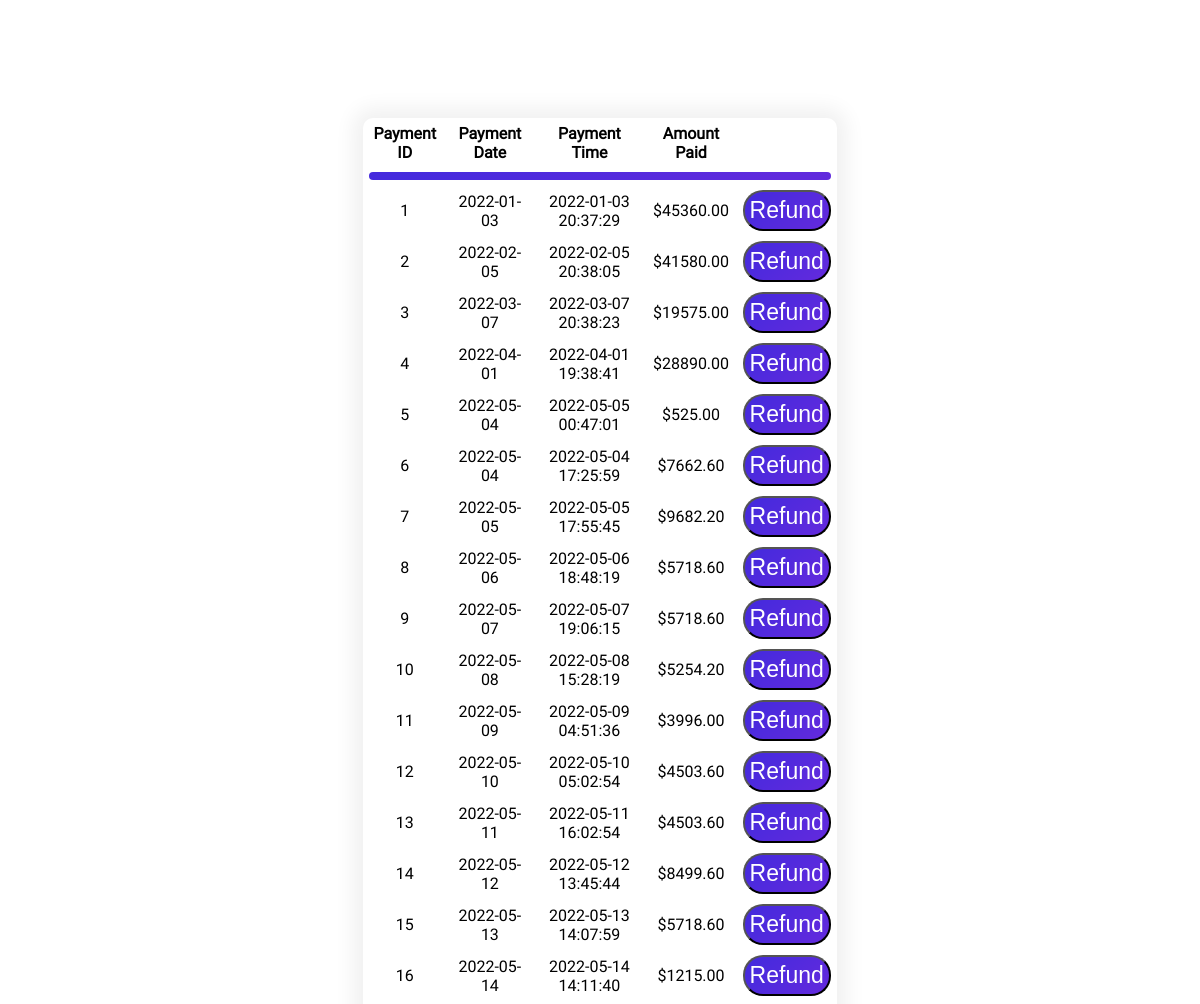
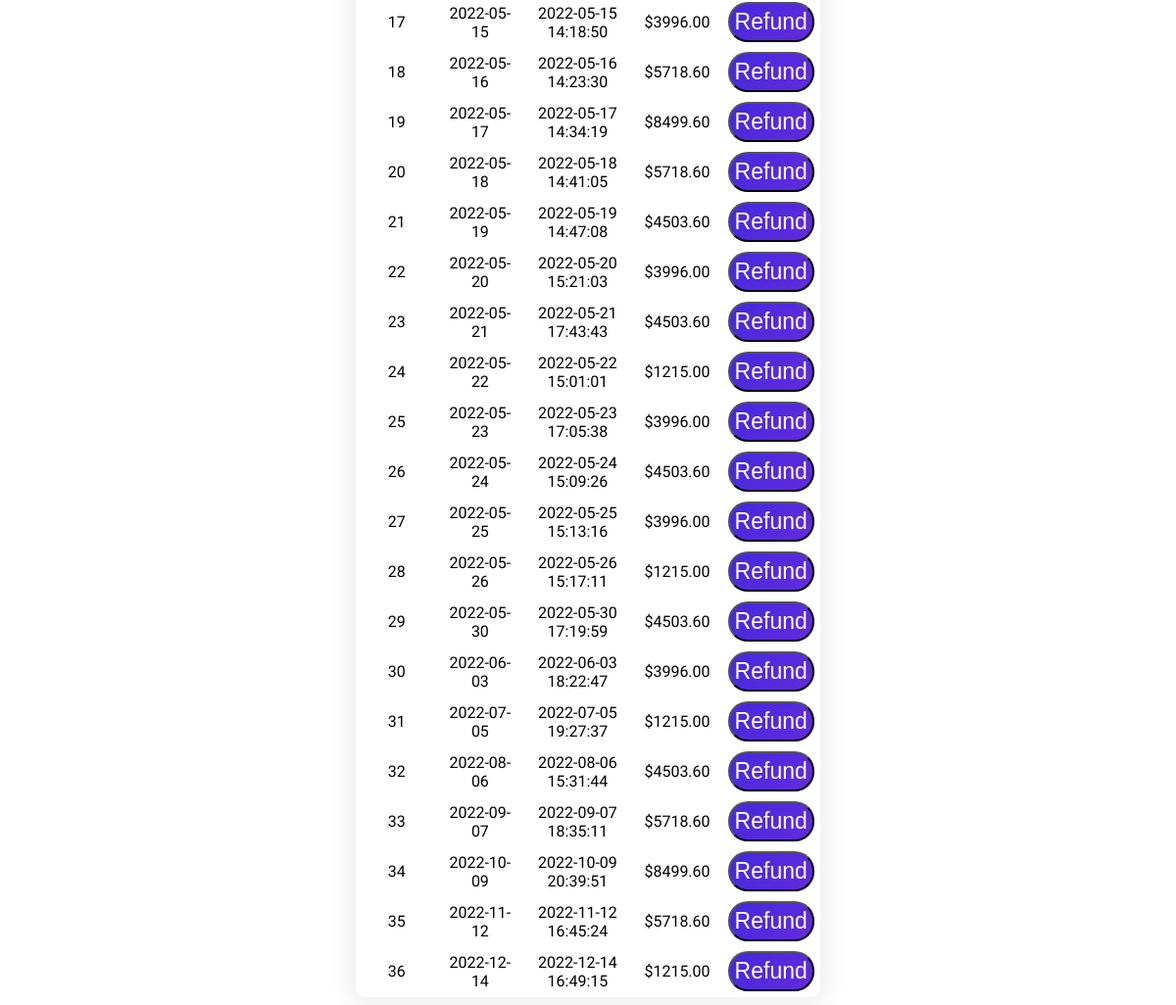
Page /payment/refundPage.php on the committed database (2 pictures, top to bottom).
### tables this page shows
CREATE TABLE `payment` (
  `payment_ID` int(11) NOT NULL,
  `invoice_ID_fk` int(11) NOT NULL,
  `amount_paid` decimal(10,2) NOT NULL,
  `payment_date` date NOT NULL,
  `payment_time` timestamp NOT NULL DEFAULT current_timestamp() ON UPDATE current_timestamp(),
  `is_refunded` tinyint(1) NOT NULL,
  `balance_due` decimal(10,2) NOT NULL
);

### payment/refundPage.php (the view, shortened to what this page needs)
<?php
include('../invoice/db_connect.php');
$stmt = $conn ->query('SELECT * FROM payment');
$payments = $stmt -> fetchALL(PDO::FETCH_ASSOC);
?>
<!DOCTYPE html>
<html lang="en">
<head>
    <link rel="stylesheet" href="../css/refundPage.css">
</head>
<body>
    <table>
            <tr>
                <th>Payment ID</th>
                <th>Payment Date</th>
                <th>Payment Time</th>
                <th>Amount Paid</th>
                <th> </th>
            </tr>
           <tr>
               <td colspan="5"><div id="colorbox">  </div></td>
           </tr>
            <?php
                for($i =0; $i<count($payments); $i++){
                   if($payments[$i]['is_refunded'] == 0){
                    echo '<tr><td>'. $payments[$i]['payment_ID'].'</td>';
                    echo '<td>'. $payments[$i]['payment_date'].'</td>';
                    echo '<td>'. $payments[$i]['payment_time'] .'</td>';
                    echo '<td>'. "$". $payments[$i]['amount_paid'].'</td>';
                    echo '<td>'.'<form method="POST" action="refundForm.php" >
                                 <input type="hidden" name="id" value='.$payments[$i]['payment_ID'].'>
                                 <input type="hidden" name="amount" value='.$payments[$i]['amount_paid'].'>
                                 <input type="submit" name="submit" class="submit" value="Refund">
                                 </form>'.'</td>';
                   }
                }
            ?>
        </table>
</body>
</html>

### css/refundPage.css (style rules this page uses)
body { background-image: url(../Assets/refundpageBG.png); background-repeat: no-repeat; background-attachment: fixed; background-size: cover; }
#colorbox { background-image: linear-gradient(135.76deg, #452ADD 7.5%, #602add 88.59%); border-radius:10px; min-height: 8px; }
table { font-family: roboto-black; margin-left: auto; margin-right: auto; margin-top: 10%; width: 40%; border-radius:10px; box-shadow: 0px 0px 20px 10px rgba(0, 0, 0, 0.06); transition: 0.3s; }
td, th { text-align: center; padding: 4px; font-family: roboto-regular; }
th { border-bottom: 1px; }
.submit { width: 100%; font-size: 23px; background: linear-gradient(135.76deg,#452ADD 7.5%, #602add 88.59%); color: #fff; cursor: pointer; padding: 5px; border-radius:20px; }

### rows in the picture
payment: payment_ID "1", payment_date "2022-01-03", payment_time "2022-01-03 20:37:29", amount_paid "45360.00"
payment: payment_ID "2", payment_date "2022-02-05", payment_time "2022-02-05 20:38:05", amount_paid "41580.00"
payment: payment_ID "3", payment_date "2022-03-07", payment_time "2022-03-07 20:38:23", amount_paid "19575.00"
payment: payment_ID "4", payment_date "2022-04-01", payment_time "2022-04-01 19:38:41", amount_paid "28890.00"
payment: payment_ID "5", payment_date "2022-05-04", payment_time "2022-05-05 00:47:01", amount_paid "525.00"
payment: payment_ID "6", payment_date "2022-05-04", payment_time "2022-05-04 17:25:59", amount_paid "7662.60"
payment: payment_ID "7", payment_date "2022-05-05", payment_time "2022-05-05 17:55:45", amount_paid "9682.20"
payment: payment_ID "8", payment_date "2022-05-06", payment_time "2022-05-06 18:48:19", amount_paid "5718.60"
payment: payment_ID "9", payment_date "2022-05-07", payment_time "2022-05-07 19:06:15", amount_paid "5718.60"
payment: payment_ID "10", payment_date "2022-05-08", payment_time "2022-05-08 15:28:19", amount_paid "5254.20"
payment: payment_ID "11", payment_date "2022-05-09", payment_time "2022-05-09 04:51:36", amount_paid "3996.00"
payment: payment_ID "12", payment_date "2022-05-10", payment_time "2022-05-10 05:02:54", amount_paid "4503.60"
payment: payment_ID "13", payment_date "2022-05-11", payment_time "2022-05-11 16:02:54", amount_paid "4503.60"
payment: payment_ID "14", payment_date "2022-05-12", payment_time "2022-05-12 13:45:44", amount_paid "8499.60"
payment: payment_ID "15", payment_date "2022-05-13", payment_time "2022-05-13 14:07:59", amount_paid "5718.60"
payment: payment_ID "16", payment_date "2022-05-14", payment_time "2022-05-14 14:11:40", amount_paid "1215.00"
payment: payment_ID "17", payment_date "2022-05-15", payment_time "2022-05-15 14:18:50", amount_paid "3996.00"
payment: payment_ID "18", payment_date "2022-05-16", payment_time "2022-05-16 14:23:30", amount_paid "5718.60"
payment: payment_ID "19", payment_date "2022-05-17", payment_time "2022-05-17 14:34:19", amount_paid "8499.60"
payment: payment_ID "20", payment_date "2022-05-18", payment_time "2022-05-18 14:41:05", amount_paid "5718.60"
payment: payment_ID "21", payment_date "2022-05-19", payment_time "2022-05-19 14:47:08", amount_paid "4503.60"
payment: payment_ID "22", payment_date "2022-05-20", payment_time "2022-05-20 15:21:03", amount_paid "3996.00"
payment: payment_ID "23", payment_date "2022-05-21", payment_time "2022-05-21 17:43:43", amount_paid "4503.60"
payment: payment_ID "24", payment_date "2022-05-22", payment_time "2022-05-22 15:01:01", amount_paid "1215.00"
payment: payment_ID "25", payment_date "2022-05-23", payment_time "2022-05-23 17:05:38", amount_paid "3996.00"
payment: payment_ID "26", payment_date "2022-05-24", payment_time "2022-05-24 15:09:26", amount_paid "4503.60"
payment: payment_ID "27", payment_date "2022-05-25", payment_time "2022-05-25 15:13:16", amount_paid "3996.00"
payment: payment_ID "28", payment_date "2022-05-26", payment_time "2022-05-26 15:17:11", amount_paid "1215.00"
payment: payment_ID "29", payment_date "2022-05-30", payment_time "2022-05-30 17:19:59", amount_paid "4503.60"
payment: payment_ID "30", payment_date "2022-06-03", payment_time "2022-06-03 18:22:47", amount_paid "3996.00"
payment: payment_ID "31", payment_date "2022-07-05", payment_time "2022-07-05 19:27:37", amount_paid "1215.00"
payment: payment_ID "32", payment_date "2022-08-06", payment_time "2022-08-06 15:31:44", amount_paid "4503.60"
payment: payment_ID "33", payment_date "2022-09-07", payment_time "2022-09-07 18:35:11", amount_paid "5718.60"
payment: payment_ID "34", payment_date "2022-10-09", payment_time "2022-10-09 20:39:51", amount_paid "8499.60"
payment: payment_ID "35", payment_date "2022-11-12", payment_time "2022-11-12 16:45:24", amount_paid "5718.60"
payment: payment_ID "36", payment_date "2022-12-14", payment_time "2022-12-14 16:49:15", amount_paid "1215.00"
